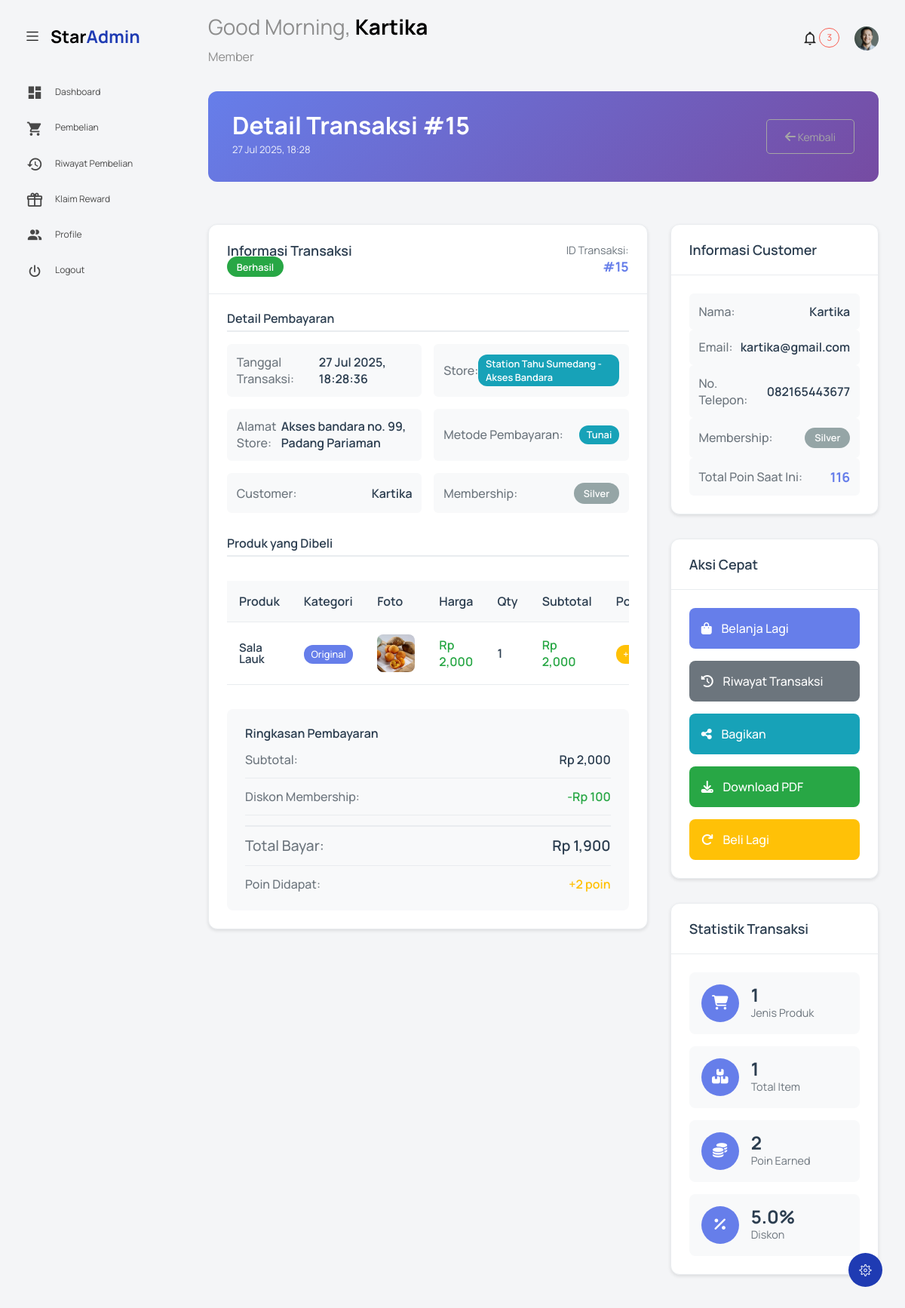
Screenshot of /index.php?controller=pembelian&action=detail&id=15 (signed in) with the database file from the repository.
### tables this page shows
CREATE TABLE `transaksi` (
  `transaksi_id` int NOT NULL,
  `customer_id` int DEFAULT NULL,
  `store_id` int NOT NULL DEFAULT '1',
  `tanggal_transaksi` datetime DEFAULT CURRENT_TIMESTAMP,
  `total_sebelum_diskon` decimal(10,2) NOT NULL,
  `diskon_membership` decimal(10,2) DEFAULT '0.00',
  `total_bayar` decimal(10,2) NOT NULL,
  `poin_didapat` int DEFAULT '0',
  `metode_pembayaran` enum('tunai','transfer','kartu') DEFAULT 'tunai',
  `bukti_pembayaran` varchar(255) DEFAULT NULL
);

CREATE TABLE `store` (
  `id_store` int NOT NULL,
  `nama_store` varchar(100) NOT NULL,
  `alamat_store` text NOT NULL,
  `manajer_store` varchar(100) DEFAULT NULL,
  `status_store` enum('aktif','tidak_aktif') DEFAULT 'aktif'
);

CREATE TABLE `customers` (
  `customer_id` int NOT NULL,
  `user_id` int DEFAULT NULL,
  `nama_customer` varchar(100) NOT NULL,
  `no_telepon` varchar(15) DEFAULT NULL,
  `alamat` text,
  `email` varchar(100) DEFAULT NULL,
  `membership_id` int DEFAULT '1',
  `total_pembelian` decimal(12,2) DEFAULT '0.00',
  `total_poin` int DEFAULT '0',
  `tanggal_daftar` date DEFAULT (curdate()),
  `status_aktif` enum('aktif','tidak_aktif') DEFAULT 'aktif'
);

CREATE TABLE `membership` (
  `membership_id` int NOT NULL,
  `nama_membership` varchar(50) NOT NULL,
  `minimal_pembelian` decimal(10,2) NOT NULL,
  `diskon_persen` int DEFAULT '0',
  `poin_per_pembelian` int DEFAULT '1',
  `benefit` text
);

CREATE TABLE `detail_transaksi` (
  `detail_id` int NOT NULL,
  `transaksi_id` int DEFAULT NULL,
  `produk_id` int DEFAULT NULL,
  `jumlah` int NOT NULL,
  `harga_satuan` decimal(10,2) NOT NULL,
  `subtotal` decimal(10,2) NOT NULL,
  `poin_produk` int DEFAULT '0',
  `total_poin_item` int DEFAULT '0'
);

CREATE TABLE `produk` (
  `produk_id` int NOT NULL,
  `nama_produk` varchar(100) NOT NULL,
  `harga` decimal(10,2) NOT NULL,
  `stok` int DEFAULT '0',
  `kategori` varchar(50) DEFAULT NULL,
  `poin_reward` int DEFAULT '0',
  `foto_produk` varchar(255) DEFAULT NULL,
  `store_id` int NOT NULL DEFAULT '1'
);

### views/pembelian/detail.php (the view, shortened to what the rows shown need)
<?php include('template/header.php'); ?>
<body class="with-welcome-text">
  <div class="container-scroller">
    <?php include 'template/navbar.php'; ?>
    <div class="container-fluid page-body-wrapper">
      <?php include 'template/setting_panel.php'; ?>
      <?php include 'template/sidebar.php'; ?>
      <div class="main-panel">
        <div class="content-wrapper">
          <div class="row mb-4">
            <div class="col-12">
              <div class="page-header">
                <div class="header-content">
                  <h2 class="page-title">Detail Transaksi #<?= $transaksi['transaksi_id'] ?></h2>
                  <p class="page-subtitle"><?= date('d M Y, H:i', strtotime($transaksi['tanggal_transaksi'])) ?></p>
                </div>
                <div class="header-actions">
                  <a href="index.php?controller=pembelian&action=history" class="btn btn-outline-secondary">
                    <i class="fas fa-arrow-left"></i> Kembali
                  </a>
                </div>
              </div>
            </div>
          </div>
          <div class="row">
            <div class="col-lg-8 col-md-12">
              <div class="transaction-detail-card">
                <div class="transaction-detail-header">
                  <div class="header-left">
                    <h4>Informasi Transaksi</h4>
                    <span class="status-badge success">Berhasil</span>
                  </div>
                  <div class="header-right">
                    <div class="transaction-meta">
                      <span class="meta-label">ID Transaksi:</span>
                      <span class="meta-value">#<?= $transaksi['transaksi_id'] ?></span>
                    </div>
                  </div>
                </div>
                <div class="transaction-detail-body">
                  <div class="info-section">
                    <h5>Detail Pembayaran</h5>
                    <div class="info-grid">
                      <div class="info-item">
                        <span class="info-label">Tanggal Transaksi:</span>
                        <span class="info-value"><?= date('d M Y, H:i:s', strtotime($transaksi['tanggal_transaksi'])) ?></span>
                      </div>
                      <div class="info-item">
                        <span class="info-label">Store:</span>
                        <span class="info-value store-name"><?= htmlspecialchars($transaksi['nama_store']) ?></span>
                      </div>
                      <div class="info-item">
                        <span class="info-label">Alamat Store:</span>
                        <span class="info-value"><?= htmlspecialchars($transaksi['alamat_store']) ?></span>
                      </div>
                      <div class="info-item">
                        <span class="info-label">Metode Pembayaran:</span>
                        <span class="info-value payment-method"><?= ucfirst($transaksi['metode_pembayaran']) ?></span>
                      </div>
                      <div class="info-item">
                        <span class="info-label">Customer:</span>
                        <span class="info-value"><?= htmlspecialchars($transaksi['nama_customer']) ?></span>
                      </div>
                      <div class="info-item">
                        <span class="info-label">Membership:</span>
                        <span class="membership-badge <?= strtolower($transaksi['nama_membership']) ?>">
                          <?= htmlspecialchars($transaksi['nama_membership']) ?>
                        </span>
                      </div>
                    </div>
                  </div>
                  <div class="products-section">
                    <h5>Produk yang Dibeli</h5>
                    <div class="products-table-responsive">
                      <table class="products-table">
                        <thead>
                          <tr>
                            <th>Produk</th>
                            <th>Kategori</th>
                            <th>Foto</th>
                            <th>Harga</th>
                            <th>Qty</th>
                            <th>Subtotal</th>
                            <th>Poin</th>
                          </tr>
                        </thead>
                        <tbody>
                          <?php foreach ($transaksi['details'] as $detail): ?>
                          <tr>
                            <td>
                              <div class="product-info">
                                <h6 class="product-name"><?= htmlspecialchars($detail['nama_produk']) ?></h6>
                              </div>
                            </td>
                            <td>
                              <span class="category-badge"><?= htmlspecialchars($detail['kategori']) ?></span>
                            </td>
                            <td>
                              <div class="product-image-small">
                                <?php if (!empty($detail['foto_produk'])): ?>
                                  <img src="foto_produk/<?= htmlspecialchars($detail['foto_produk']) ?>"
                                       alt="<?= htmlspecialchars($detail['nama_produk']) ?>"
                                       onclick="showImageModal(this.src)">
                                <?php else: ?>
                                  <div class="no-image">
                                    <i class="fas fa-image"></i>
                                  </div>
                                <?php endif; ?>
                              </div>
                            </td>
                            <td>
                              <span class="price">Rp <?= number_format($detail['harga_satuan']) ?></span>
                            </td>
                            <td>
                              <span class="quantity"><?= $detail['jumlah'] ?></span>
                            </td>
                            <td>
                              <span class="subtotal">Rp <?= number_format($detail['subtotal']) ?></span>
                            </td>
                            <td>
                              <span class="points-badge">+<?= $detail['total_poin_item'] ?></span>
                            </td>
                          </tr>
                          <?php endforeach; ?>
                        </tbody>
                      </table>
                    </div>
                  </div>
                  <div class="summary-section">
                    <div class="summary-card">
                      <h5>Ringkasan Pembayaran</h5>
                      <div class="summary-details">
                        <div class="summary-row">
                          <span class="summary-label">Subtotal:</span>
                          <span class="summary-value">Rp <?= number_format($transaksi['total_sebelum_diskon']) ?></span>
                        </div>
                        <div class="summary-row">
                          <span class="summary-label">Diskon Membership:</span>
                          <span class="summary-value discount">-Rp <?= number_format($transaksi['diskon_membership']) ?></span>
                        </div>
                        <div class="summary-row total">
                          <span class="summary-label">Total Bayar:</span>
                          <span class="summary-value">Rp <?= number_format($transaksi['total_bayar']) ?></span>
                        </div>
                        <div class="summary-row">
                          <span class="summary-label">Poin Didapat:</span>
                          <span class="summary-value points">+<?= number_format($transaksi['poin_didapat']) ?> poin</span>
                        </div>
                      </div>
                    </div>
                  </div>
                </div>
              </div>
            </div>
            <div class="col-lg-4 col-md-12">
              <div class="customer-info-card">
                <div class="customer-info-header">
                  <h4>Informasi Customer</h4>
                </div>
                <div class="customer-info-body">
                  <div class="customer-detail">
                    <div class="detail-item">
                      <span class="detail-label">Nama:</span>
                      <span class="detail-value"><?= htmlspecialchars($memberData['nama_customer']) ?></span>
                    </div>
                    <div class="detail-item">
                      <span class="detail-label">Email:</span>
                      <span class="detail-value"><?= htmlspecialchars($memberData['email']) ?></span>
                    </div>
                    <div class="detail-item">
                      <span class="detail-label">No. Telepon:</span>
                      <span class="detail-value"><?= htmlspecialchars($memberData['no_telepon']) ?></span>
                    </div>
                    <div class="detail-item">
                      <span class="detail-label">Membership:</span>
                      <span class="membership-badge <?= strtolower($memberData['nama_membership']) ?>">
                        <?= htmlspecialchars($memberData['nama_membership']) ?>
                      </span>
                    </div>
                    <div class="detail-item">
                      <span class="detail-label">Total Poin Saat Ini:</span>
                      <span class="detail-value points-current"><?= number_format($memberData['total_poin']) ?></span>
                    </div>
                  </div>
                </div>
              </div>
              <div class="quick-actions-card">
                <div class="quick-actions-header">
                  <h4>Aksi Cepat</h4>
                </div>
                <div class="quick-actions-body">
                  <a href="index.php?controller=pembelian" class="action-btn primary">
                    <i class="fas fa-shopping-bag"></i>
                    <span>Belanja Lagi</span>
                  </a>
                  <a href="index.php?controller=pembelian&action=history" class="action-btn secondary">
                    <i class="fas fa-history"></i>
                    <span>Riwayat Transaksi</span>
                  </a>
                  <button type="button" class="action-btn info" onclick="shareTransaction()">
                    <i class="fas fa-share-alt"></i>
                    <span>Bagikan</span>
                  </button>
                  <button type="button" class="action-btn success" onclick="downloadPDF()">
                    <i class="fas fa-download"></i>
                    <span>Download PDF</span>
                  </button>
                  <button type="button" class="action-btn warning" onclick="reorderTransaction()">
                    <i class="fas fa-redo"></i>
                    <span>Beli Lagi</span>
                  </button>
                </div>
              </div>
              <div class="transaction-stats-card">
                <div class="transaction-stats-header">
                  <h4>Statistik Transaksi</h4>
                </div>
                <div class="transaction-stats-body">
                  <div class="stat-item">
                    <div class="stat-icon">
                      <i class="fas fa-shopping-cart"></i>
                    </div>
                    <div class="stat-content">
                      <h6><?= count($transaksi['details']) ?></h6>
                      <span>Jenis Produk</span>
                    </div>
                  </div>
                  <div class="stat-item">
                    <div class="stat-icon">
                      <i class="fas fa-boxes"></i>
                    </div>
                    <div class="stat-content">
                      <h6><?= array_sum(array_column($transaksi['details'], 'jumlah')) ?></h6>
                      <span>Total Item</span>
                    </div>
                  </div>
                  <div class="stat-item">
                    <div class="stat-icon">
                      <i class="fas fa-coins"></i>
                    </div>
                    <div class="stat-content">
                      <h6><?= number_format($transaksi['poin_didapat']) ?></h6>
                      <span>Poin Earned</span>
                    </div>
                  </div>
                  <div class="stat-item">
                    <div class="stat-icon">
                      <i class="fas fa-percentage"></i>
                    </div>
                    <div class="stat-content">
                      <h6><?= $transaksi['total_sebelum_diskon'] > 0 ? number_format(($transaksi['diskon_membership'] / $transaksi['total_sebelum_diskon']) * 100, 1) : 0 ?>%</h6>
                      <span>Diskon</span>
                    </div>
                  </div>
                </div>
              </div>
            </div>
          </div>
        </div>
      </div>
    </div>
  </div>

### rows the page displays
transaksi: transaksi_id "15", tanggal_transaksi "27 Jul 2025, 18:28", tanggal_transaksi "27 Jul 2025, 18:28:36", store.nama_store "Station Tahu Sumedang - Akses Bandara", store.alamat_store "Akses bandara no. 99, Padang Pariaman", metode_pembayaran "Tunai", customer.nama_customer "Kartika", membership.nama_membership "Silver", total_sebelum_diskon "2,000", diskon_membership "100", total_bayar "1,900", poin_didapat "2", ($transaksi['diskon_membership'] / $transaksi['total_sebelum_diskon']) * 100 "5.0"
detail_transaksi: produk.nama_produk "Sala Lauk", produk.kategori "Original", produk.foto_produk (picture), harga_satuan "2,000", jumlah "1", subtotal "2,000"
customers: nama_customer "Kartika", email "kartika@gmail.com", no_telepon "082165443677", membership.nama_membership "Silver", total_poin "116"

### other values shown
$greeting "Good Morning"
$userName "Kartika"
$roleDisplay "Member"
count($transaksi['details']) "1"
array_sum(array_column($transaksi['details'], 'jumlah')) "1"
